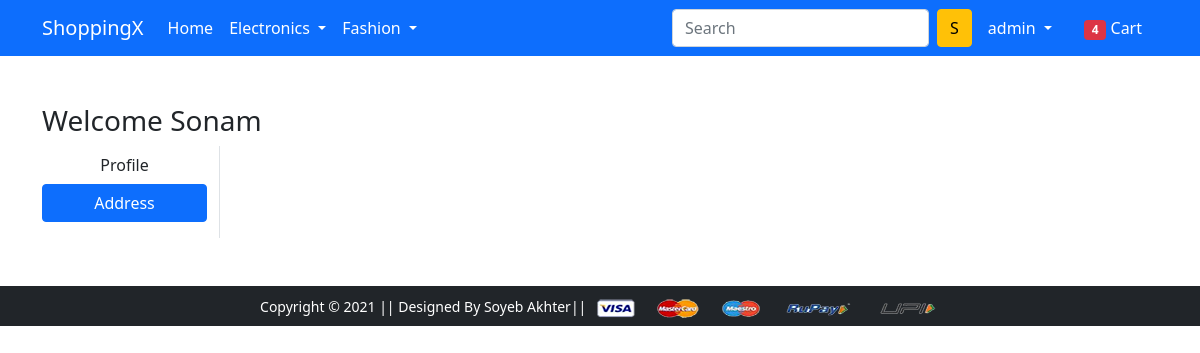
The app's page /address/ (signed in), older data.
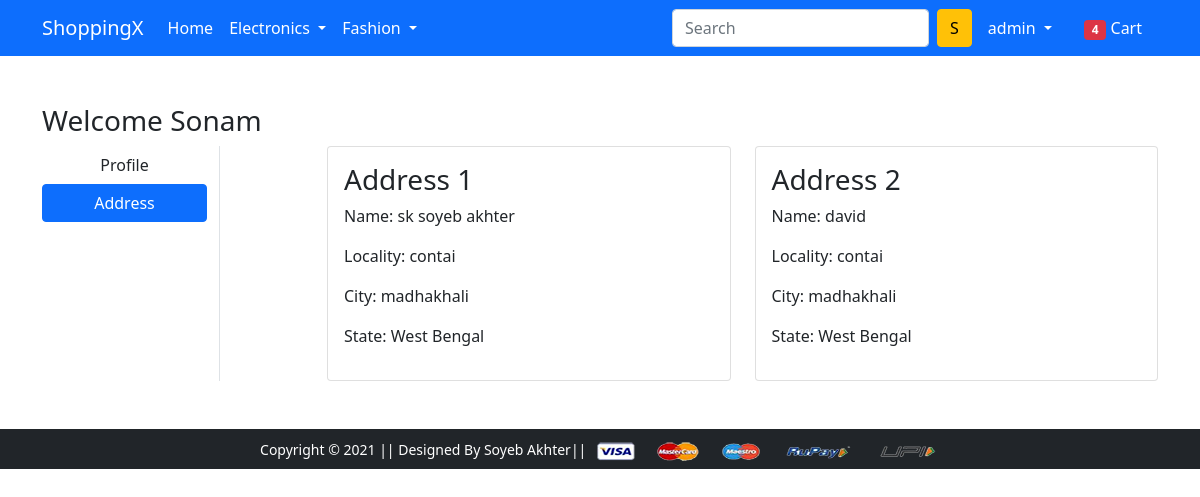
The same page, newer data.
### app/models.py (models this page shows, shortened)
class Customer(models.Model):
    user = models.ForeignKey(User, on_delete=models.CASCADE)
    name = models.CharField(max_length=150)
    locality = models.CharField(max_length=150)
    city = models.CharField(max_length=150)
    zipcode = models.IntegerField()
    state = models.CharField(choices=STATE_CHOICES, max_length=150)

### app/views.py (the view)
# urls.py: path('address/', views.address, name='address'),
def address(request):
    add = Customer.objects.filter(user=request.user)
    context = {
        'add': add
    }
    return render(request, 'app/address.html', context)

### app/templates/app/address.html (shortened to what this page needs)
{% extends 'app/base.html' %}
{% load static %}
{% block main-content %}
<div class="container my-5">
 <div class="row">
 <h3>Welcome Sonam</h3>
  <div class="col-sm-2 border-end">
   <ul class="list-unstyled">
    <li class="d-grid"><a href="{% url 'profile' %}" class="btn">Profile</a></li>
    <li class="d-grid"><a href="{% url 'address' %}" class="btn btn-primary">Address</a></li>
   </ul>
  </div>
  <div class="col-sm-9 offset-sm-1">
   <div class="row">
    {% for address in add %}
    <div class="col-sm-6">
     <div class="card">
      <div class="card-body">
       <h3>Address {{ forloop.counter }}</h3>
       <p>Name: {{address.name}}</p>
       <p>Locality: {{ address.locality }}</p>
       <p>City: {{ address.city }}</p>
       <p>State: {{ address.state }}</p>
      </div>
     </div>
    </div>
    {% endfor %}
   </div>
  </div>
 </div>
</div>
{% endblock main-content %}

Row changes from the older to the newer data that the page shows:
added Customer: name "sk soyeb akhter", locality "contai", city "madhakhali", state "West Bengal"
added Customer: name "david", locality "contai", city "madhakhali", state "West Bengal"
